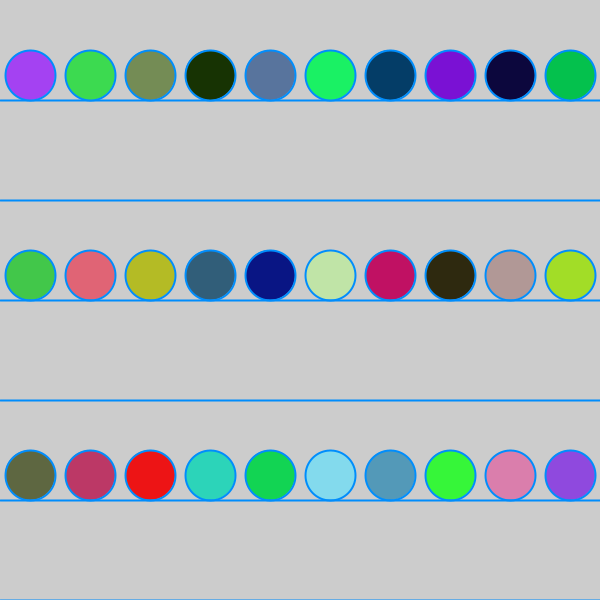
Frame 1 (no input)
Frame 60 (the mouse pressed at the canvas centre just before this capture): identical to frame 1, image omitted
Frame 120 (the mouse held since frame 60 and released just before this capture): identical to frame 1, image omitted

The Processing sketch that drew this single still picture (run headless with seeded random() and noise(); from frame 60 on, the mouse is pressed at the canvas centre):

// Processing sketch: ejercicio_22
// ── ejercicio_22.pde

 int lineaX = 0;
 int lineaY = 100;
 int circuloY = 75;
 int circuloX = 0;
 int distanciaCirculo = 30;

 
void setup(){
 size(600,600);
}

void draw() {
  dibujar_lineas_y_circulos();
}// fin draw

public void dibujar_lineas_y_circulos(){
 strokeWeight(2);
 stroke(#008DFC);

 do{
   circuloX = distanciaCirculo;
   line(lineaX,lineaY,width,lineaY);
  
   
   do{
      fill(random(255), random(255), random(255)); 
      strokeWeight(2);
      ellipse(circuloX,circuloY,50,50);
      
      //fill(random(255), random(255), random(255)); 
      //ellipse(circuloX,275,50,50);

      circuloX += distanciaCirculo*2;
   }while(circuloX < width);
   
   
   lineaY += 100;
   circuloY += 200;
   
 }while(lineaY<=height);
}
